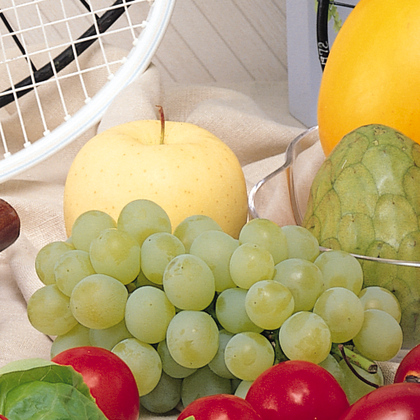
%> input picture New-2022/Images/fruits.png, 420 x 420 px, shrunk from 512 x 512 before the run
$ octave clustering11.m   (GNU Octave 9; MATLAB toolbox functions it lacks are replaced by stand-ins)
%> lines starting %> are read from the running program, lines starting %| are printed output that depends on the picture; long printed decimals are rounded
### grayIm1.m
%% Centroid

function [nk,k,Cs,n,fk,im1,f1]=grayIm1(nk,k,Cs,n,fk,im1)
    [row,col]=size(im1);
    f1=zeros(row,col);
    for z=1:nk
        fprintf('   %i\t  %i\t', k(z),fk(z))
        n(z) = k(z);
    end
    fprintf('\n')
    for i=1:row
        for j=1:col
            min = abs(k(1)-im1(i,j)); index=1;
            for z = 2:nk
                x(z)= abs(k(z)-im1(i,j));
                if (x(z) <= min)
                    min = x(z); index=z;
                end
            end
            Cs(index).C(i,j) = im1(i,j);
        end
    end
  for z=1:nk
    k(z)=int16(sum(Cs(z).C(:)) / nnz(Cs(z).C(:)));
    if (isequal(n(z),k(z))==1)
        fk(z) = 1;
    end
  end
  flag1=0;
  if(sum(fk)==nk)
       flag1=1;
  end
  if (flag1==0)
      grayIm1(nk,k,Cs,n,fk,im1);
  else
      [f1,nk,k,Cs,im1]=disp1(f1,nk,k,Cs,im1);
      [psnr]=PSNR(im1,f1);
      fprintf('psnr = %f',psnr);
      fprintf('\n');
      %pnsr(f1,im1);3
  end
end

### disp1.m
% % Display

function [f1,nk,k,Cs,im1] = disp1(f1,nk,k,Cs,im1)
    [row,col]=size(im1);
    for z=1:nk
%       figure,imshow(uint8(Cs(z).C));title(sprintf('Unsupervised Final C%d',z));
    end
    for i=1:row
        for j=1:col
            for z = 2:nk
                if((Cs(z).C(i,j))~=0)
                    f1(i,j)=k(z);
                end
            end
        end
    end
    figure,imshow(uint8(f1));
    title(sprintf('Unsupervised Final using %d clusters',nk));
end

### PSNR.m
function [psnr]= PSNR(X,Y)
%Calculates the Peak-to-peak Signal to Noise Ratio of two images X and Y
[M,N]=size(X);
m=double(0);
X=cast(X,'double');
Y=cast(Y,'double');
for i=1:M
    for j=1:N
        m=m+((X(i,j)-Y(i,j))^2);
    end
end
m=m/(M*N);
psnr=10*log10(255*255/m);
%fprintf('PSNR = %f',psnr);
fprintf('\n');
%fprintf('PSNR = %f',psnr);

### clustering11.m
%% Image Reading

%im = imread('Images/peppers.png');
% im = imread('Images/baboon.png');
 im = imread('Images/fruits.png');
%> im is the input picture: size 420x420x3 uint8; mean R, G, B 185.5, 163.3, 118.3
% [7 lines of commented-out code are left out]

%% Grayscale Image
im1=rgb2gray(im);
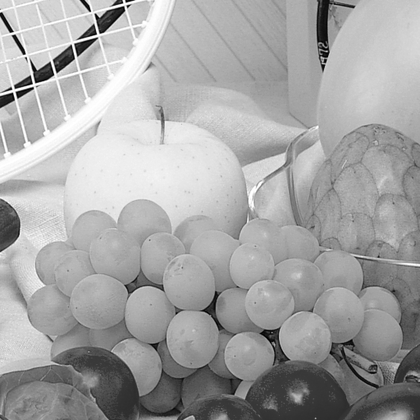
%> im1: size 420x420 uint8; min 0, max 255, mean 164.8
% [5 lines of commented-out code are left out]

%%
% tic
nk=input('Enter the number of cluster : ');
%> the answer given: 3
fprintf('\n')
[row,col]=size(im1);
%> row = 420; col = 420
for z=1:nk
    r(z)=0;
    k(z)=0;
    n(z)=0;
    fk(z)=0;
    Cs(z).C =zeros(row,col);
end
%> after the loop, Cs = 3 items; fk = [0 0 0]; k = [0 0 0]; n = [0 0 0]; r = [0 0 0]
r = int16(0+255* rand(1,nk)); %random between 0 and 255
for z=1:nk
    min=r(z);f=0;
    for p=z+1:nk
        if(r(p)<min)
            min=r(p);
            index=p; f=1;
        end
    end
    if(f==1)
        min=r(index);
        r(index)=r(z);
        r(z)=min;
    end
end
k=r; %%Now k(z) will have random initial centroid values
for z=1:nk
    n(z)=int16(n(z));
    Cs(z).C =int16(Cs(z).C);
    fprintf('   k%d     c%d',z,z)
end
im1=int16(im1);
%> im1: size 420x420 int16
fprintf('\n')
tic
[nk,k,Cs,n,fk,im1,f1]=grayIm1(nk,k,Cs,n,fk,im1);
%> after the loop in grayIm1, `for i=1:row`: Cs = 3 items; x = [0 144 166]
%> after the loop in grayIm1, `for z=1:nk`: fk = [0 0 0]; k = [102 174 224]
%> the loop in grayIm1 (call 2), `for z=1:nk` made 3 passes
%|    102	  0	   174	  0	   224	  0
%> after the loop in disp1, `for i=1:row`:
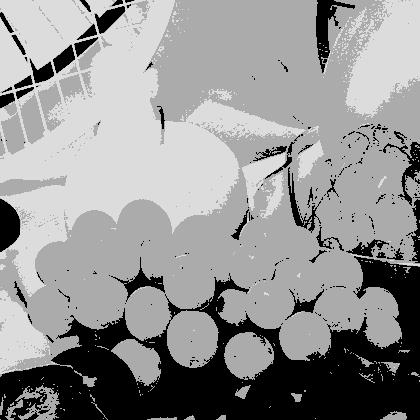
%> f1: size 420x420 double; min 0, max 220, mean 147
%> after the loop in PSNR, `for i=1:M`: m = 382336756
%> in PSNR, `m=m/(M*N);`: m = 2167.4
%> in PSNR, `psnr=10*log10(255*255/m);`: psnr = 14.77
%| psnr = 14.771
%> f1: size 420x420 double; every value is 0
%> nk = 3; k = [102 174 224]; n = [107 193 215]
toc
%[psnr]= PSNR(im1,f1);
%fprintf('PSNR = %f',psnr);
% toc
